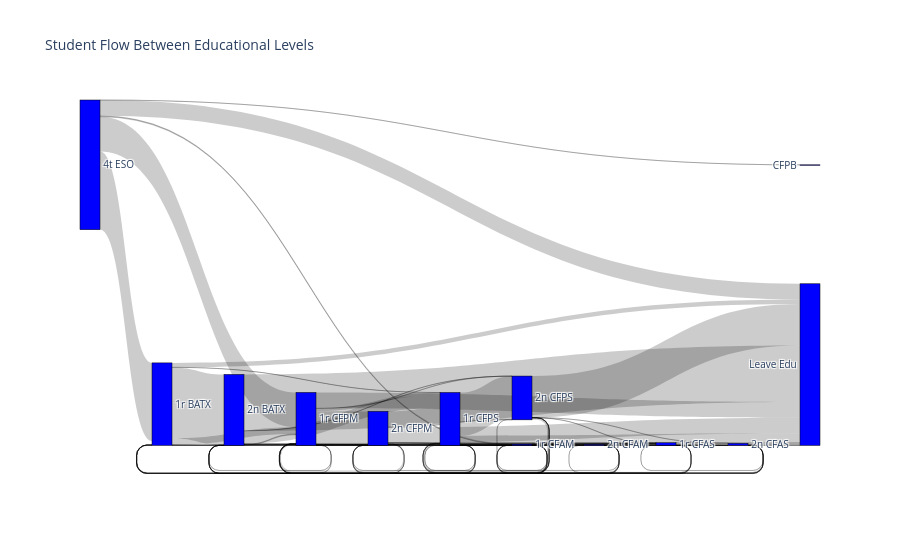

Notebook code for this chart:
### Code cell
# Prepare the plots. Fisrt get the columns

df_eduabs_2223_columns = df_eduabs_2223.columns.str.strip()

# Prepare the flow values, sources, targets, value of the flow, labels and the labels dictionary to make it more understandable

sources = []
targets = []
values = []
labels = []
label_dict = {}
current_label = 0

# Get the list of every level number ecxept Alumnes column
every_level = list([level for level in list(df_eduabs_2223_columns[3:]) if level != 'Alumnes'])

# Keep every label except Alumnes and 3r ESO
for level in every_level:
    if level not in label_dict and level != 'Alumnes' and level != '3r ESO':
        label_dict[level]=current_label
        labels.append(level)
        current_label += 1

# Get the source and targets of the flows and their value 

for idx, row in df_eduabs_2223.iterrows():
    source_level = row['origen 2021-2022']

    if source_level == 'Alumnes' or source_level == '3r ESO':
        continue
    
    source_index = label_dict[source_level]

    for target_level in every_level:

        if target_level == 'Alumnes' or target_level == '3r ESO':
            continue

        if source_level == target_level:
            continue

        target_index = label_dict[target_level]
        value = row[target_level]
        if value > 0:
            sources.append(source_index)
            targets.append(target_index)
            values.append(value)

# Plot a Sankey plot with this targets, sources and values

fig = go.Figure(data=[go.Sankey(node=dict(
    pad=15,
    thickness=20,
    line=dict(color='black', width=0.5),
    label=labels,
    color='blue'
    )
    , link=dict(
        source=sources,
        target=targets,
        value=values

    ))])

fig.update_layout(title_text="Student Flow Between Educational Levels", font_size=10)
fig.show()

### Figure 1 — Plotly figure (JSON) as saved in the notebook; plotly's stock layout.template omitted (floating-point values rounded to 4 significant figures)
{"data": [{"link": {"source": [0, 0, 0, 0, 0, 1, 1, 1, 1, 1, 1, 1, 1, 2, 2, 2, 2, 2, 2, 2, 2, 4, 4, 4, 4, 4, 4, 4, 4, 4, 4, 5, 5, 5, 5, 5, 5, 5, 5, 5, 6, 6, 6, 6, 6, 6, 6, 6, 6, 7, 7, 7, 7, 7, 7, 7, 7, 8, 8, 8, 8, 8, 8, 8, 8, 8, 9, 9, 9, 9, 9, 9, 9, 9, 10, 10, 10, 10, 10, 10, 11, 11, 11, 11, 11, 11, 11], "target": [1, 3, 4, 8, 12, 2, 4, 5, 6, 8, 9, 10, 12, 4, 5, 6, 7, 8, 9, 10, 12, 1, 2, 5, 6, 7, 8, 9, 10, 11, 12, 1, 2, 4, 6, 7, 8, 9, 10, 12, 1, 2, 4, 5, 7, 8, 10, 11, 12, 1, 2, 4, 5, 6, 10, 11, 12, 1, 2, 4, 5, 6, 9, 10, 11, 12, 1, 2, 4, 6, 8, 10, 11, 12, 4, 5, 6, 8, 11, 12, 4, 6, 7, 8, 9, 10, 12], "value": [47716, 33, 21289, 507, 9657, 43299, 4095, 114, 23, 131, 14, 4, 2717, 482, 24, 7773, 18, 18, 2, 500, 34374, 211, 35, 20595, 1703, 39, 37, 2, 7, 1, 9726, 28, 5, 726, 9608, 148, 7, 1, 60, 9477, 3, 4, 104, 40, 26396, 1, 15, 4, 5756, 3, 1, 129, 9, 1183, 39, 2, 25375, 17, 5, 23, 3, 2, 546, 26, 1, 114, 1, 4, 10, 36, 12, 307, 5, 152, 7, 1, 31, 3, 1267, 335, 6, 18, 3, 5, 4, 68, 1032]}, "node": {"color": "blue", "label": ["4t ESO", "1r BATX", "2n BATX", "CFPB", "1r CFPM", "2n CFPM", "1r CFPS", "2n CFPS", "1r CFAM", "2n CFAM", "1r CFAS", "2n CFAS", "Leave Edu"], "line": {"color": "black", "width": 0.5}, "pad": 15, "thickness": 20}, "type": "sankey"}], "layout": {"font": {"size": 10}, "title": {"text": "Student Flow Between Educational Levels"}}}
